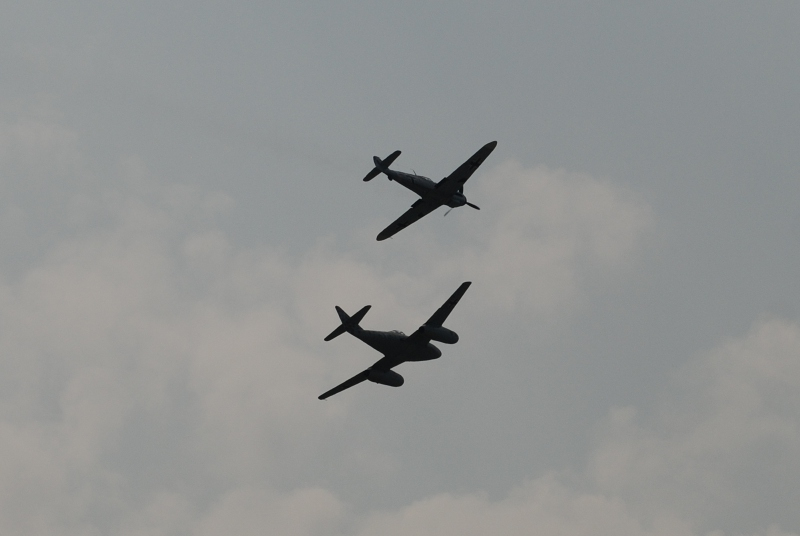
#> input picture Planes/images/samolot07.jpg, 800 x 536 px
$ python test4.py   (older library calls are emulated)
#> lines starting #> are read from the running program, lines starting #| are printed output that depends on the picture; after the words box and inside, x2 and y2 are one past the last pixel; in counts of white or black regions, pixels touching at a corner belong together
import numpy as np
import cv2
from matplotlib import pyplot as plt

im = cv2.imread('./images/samolot07.jpg')
#> im is the input picture: shape (536, 800, 3); mean B, G, R 146.8, 147.6, 145.6

imgray = cv2.cvtColor(im, cv2.COLOR_BGR2GRAY)

ret, thresh = cv2.threshold(imgray, 127, 255, 0)
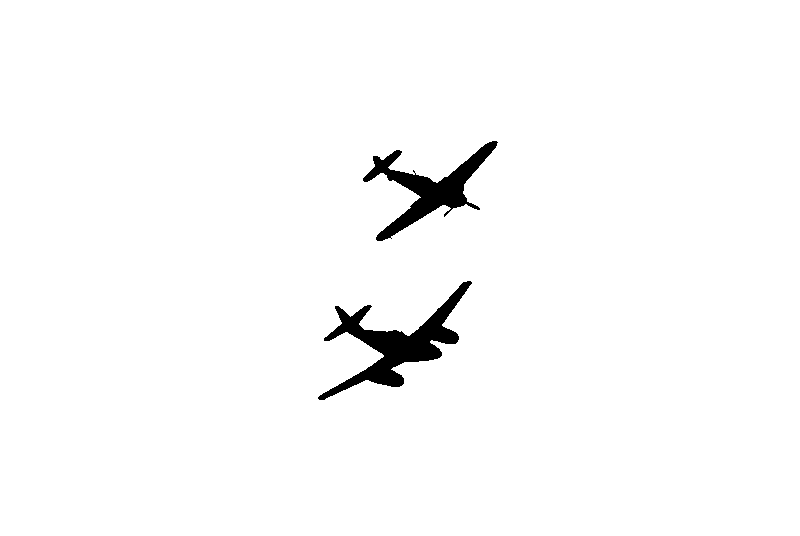
#> thresh: shape (536, 800); 98% white; 2 black regions

im2, contours, hierarchy = cv2.findContours(thresh, cv2.RETR_TREE, cv2.CHAIN_APPROX_SIMPLE)
#> contours = 5 contours, 2 with area under 20; largest, box (x1, y1, x2, y2) and area: (0, 0, 800, 536) 427465, (317, 280, 473, 401) 5130, (362, 140, 499, 242) 3898

im2 = cv2.drawContours(im2, contours, -1, (0,255,0), 3)
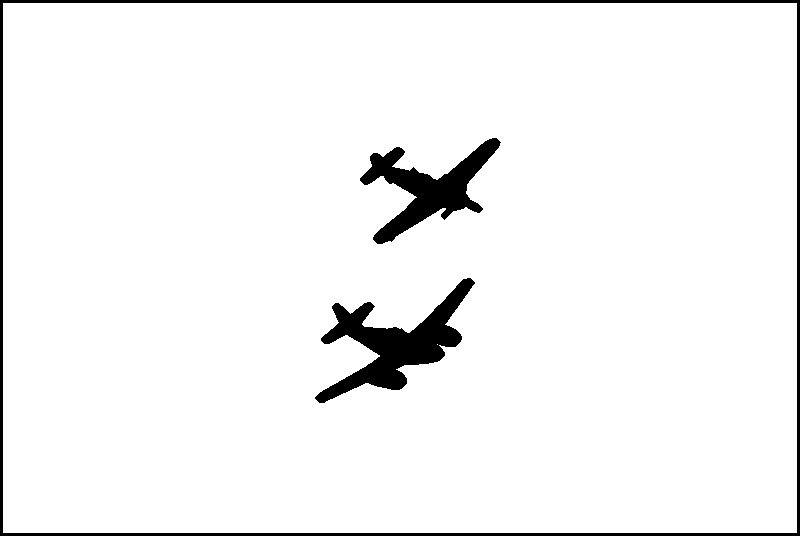
#> im2: shape (536, 800); 95.4% white; 3 black regions, box (x1, y1, x2, y2) and area: (0, 0, 800, 536) 7980, (315, 278, 475, 403) 6643, (360, 138, 501, 244) 5140

im2 = im2

#> (the run stopped early here; a loop or call above may not have finished)

$ run again, with Planes/images/samolot00.jpg copied over Planes/images/samolot07.jpg
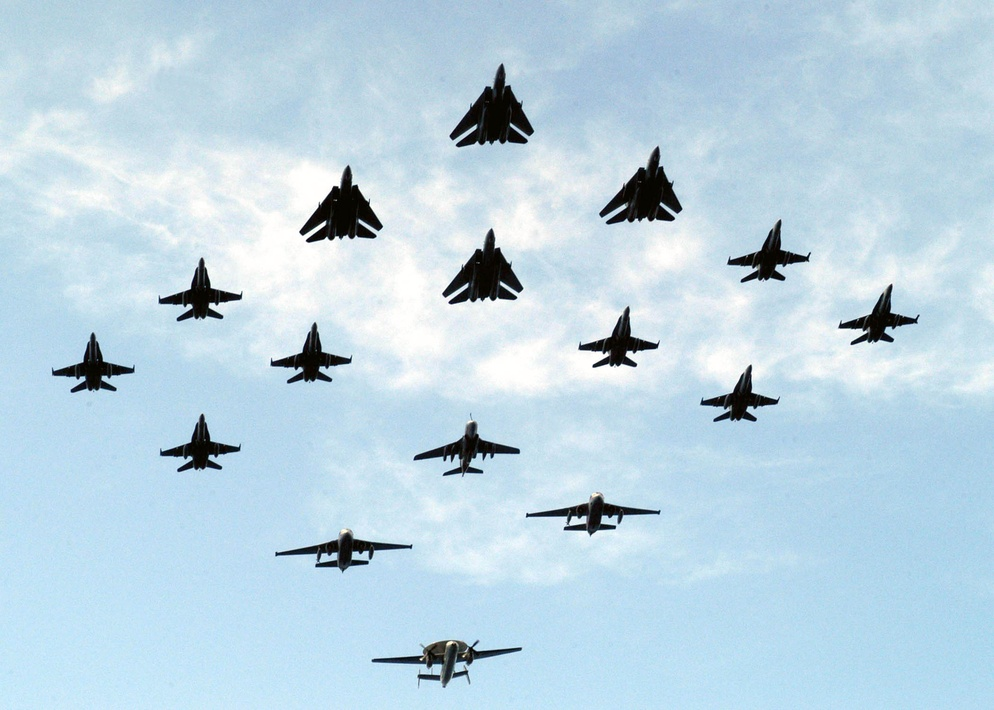
#> input picture Planes/images/samolot00.jpg, 994 x 710 px, shrunk from 2100 x 1500 before the run
#> im is the input picture: shape (710, 994, 3); mean B, G, R 226.9, 212.9, 188.3
#> `ret, thresh = cv2.threshold(imgray, 127, 255, 0)`:
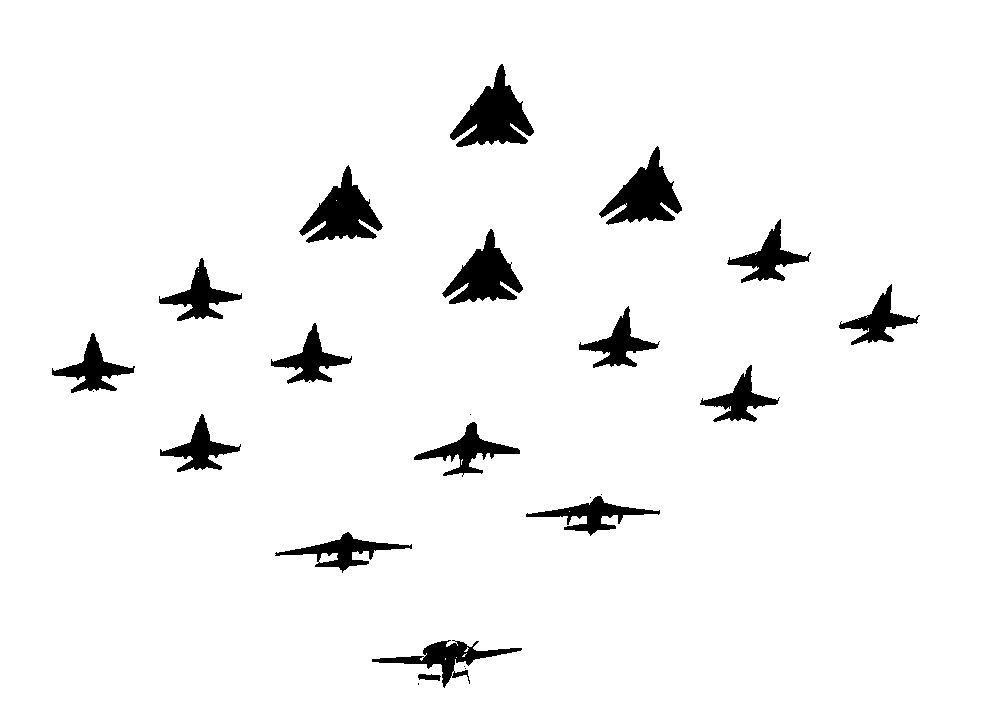
#> thresh: shape (710, 994); 95.5% white; 25 black regions (8 under 20 px)
#> contours = 45 contours, 26 with area under 20; largest, box (x1, y1, x2, y2) and area: (0, 0, 994, 710) 704037, (449, 63, 535, 148) 3483, (598, 145, 683, 226) 3133, (298, 164, 384, 244) 3126, (441, 228, 524, 305) 2974
#> `im2 = cv2.drawContours(im2, contours, -1, (0,255,0), 3)`:
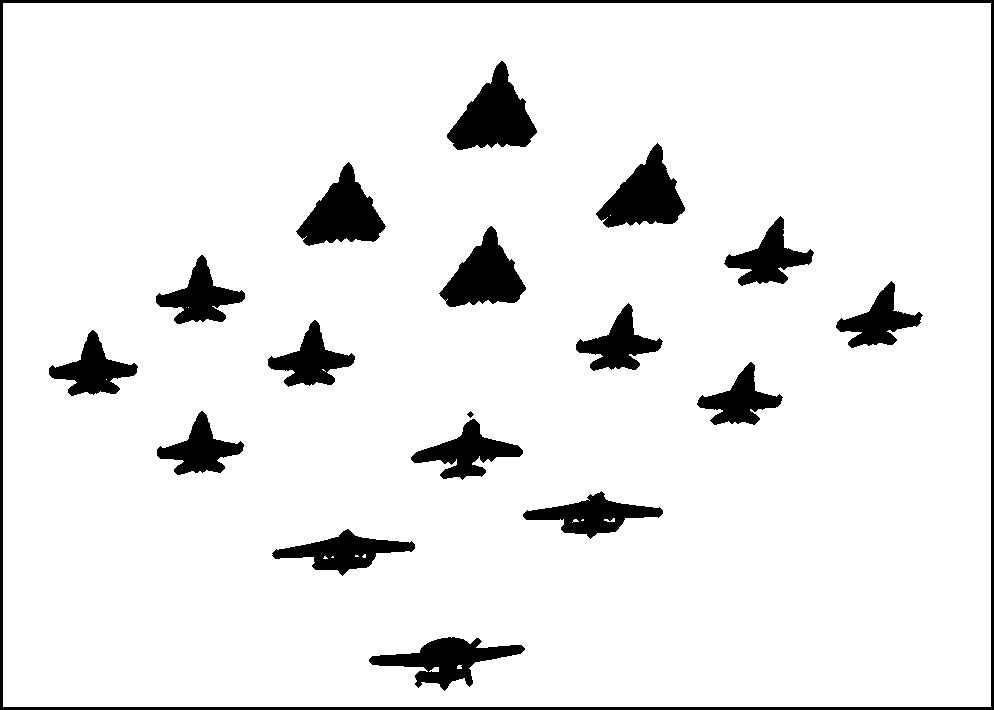
#> im2: shape (710, 994); 91.8% white; 18 black regions, largest, box (x1, y1, x2, y2) and area: (0, 0, 994, 710) 10188, (447, 61, 537, 150) 4278, (596, 143, 685, 228) 3904

$ run again, with Planes/images/samolot01.jpg copied over Planes/images/samolot07.jpg
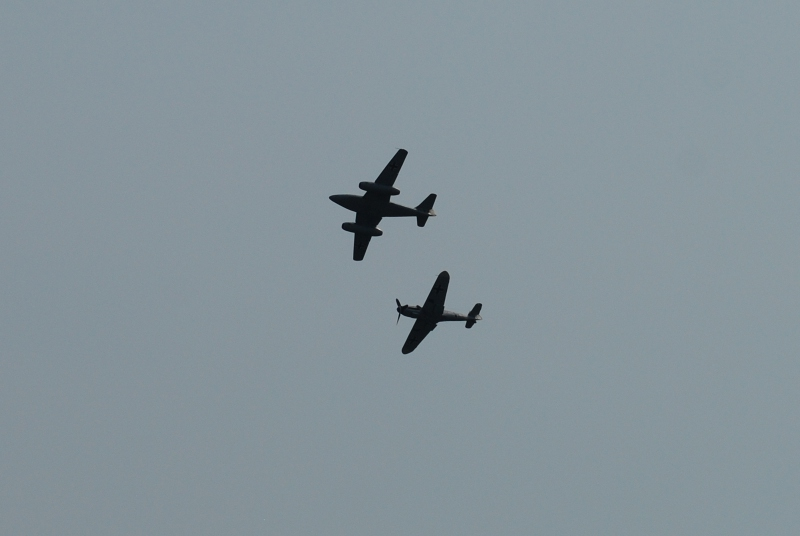
#> input picture Planes/images/samolot01.jpg, 800 x 536 px
#> im is the input picture: shape (536, 800, 3); mean B, G, R 154.8, 147.7, 133.8
#> `ret, thresh = cv2.threshold(imgray, 127, 255, 0)`:
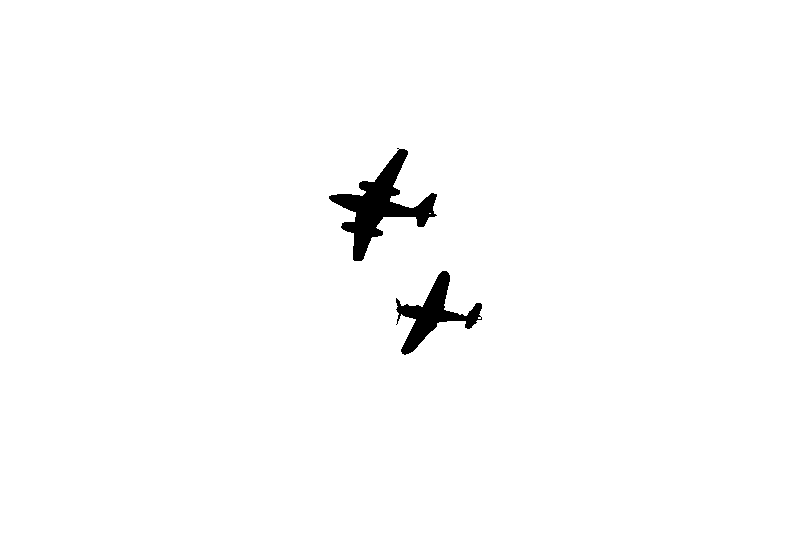
#> thresh: shape (536, 800); 98.6% white; 2 black regions
#> contours = 6 contours, 3 with area under 20; largest, box (x1, y1, x2, y2) and area: (0, 0, 800, 536) 427465, (328, 148, 438, 262) 3991, (395, 270, 483, 356) 2438
#> `im2 = cv2.drawContours(im2, contours, -1, (0,255,0), 3)`:
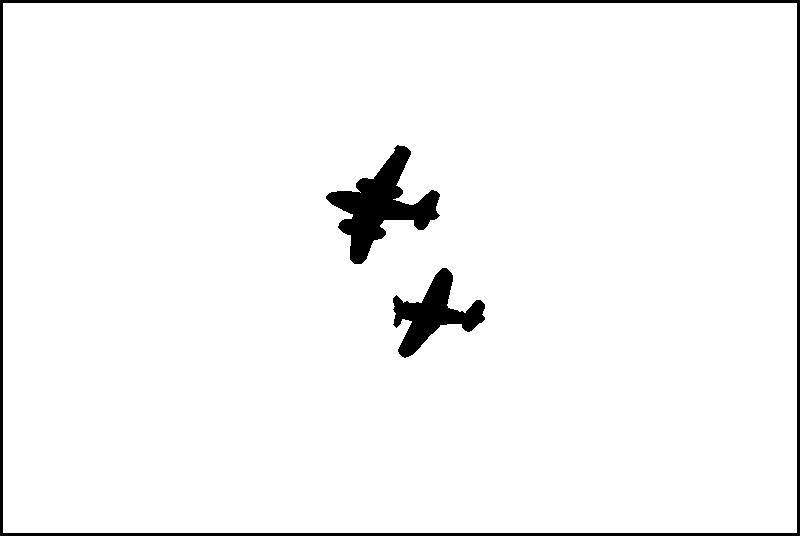
#> im2: shape (536, 800); 96.2% white; 3 black regions, box (x1, y1, x2, y2) and area: (0, 0, 800, 536) 7980, (326, 145, 440, 264) 5133, (393, 268, 485, 358) 3305

$ run again, with Planes/images/samolot02.jpg copied over Planes/images/samolot07.jpg
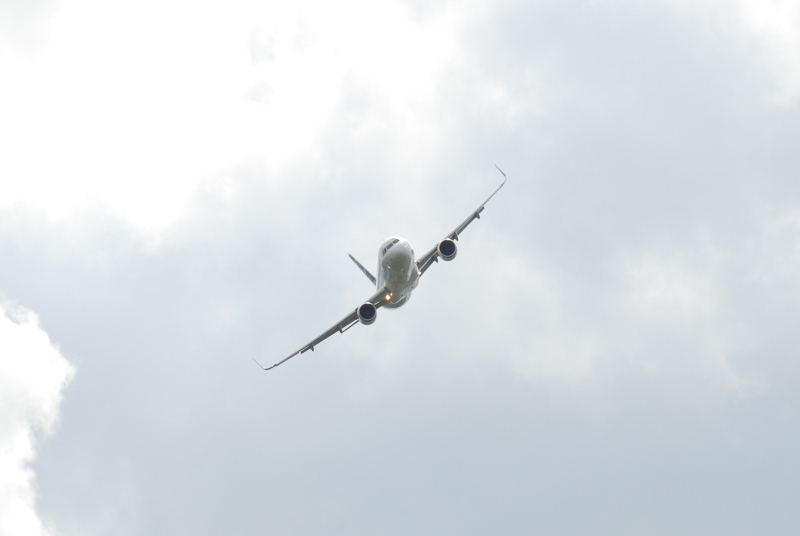
#> input picture Planes/images/samolot02.jpg, 800 x 536 px
#> im is the input picture: shape (536, 800, 3); mean B, G, R 230.5, 225.9, 220.1
#> `ret, thresh = cv2.threshold(imgray, 127, 255, 0)`:
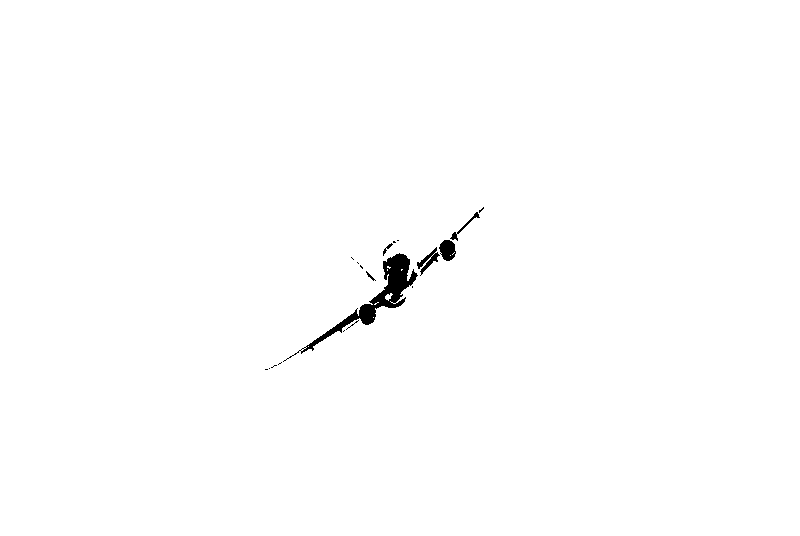
#> thresh: shape (536, 800); 99.4% white; 19 black regions (13 under 20 px)
#> contours = 63 contours, 52 with area under 20; largest, box (x1, y1, x2, y2) and area: (0, 0, 800, 536) 427465, (300, 252, 419, 355) 2174, (438, 239, 457, 262) 290, (419, 251, 441, 276) 138, (416, 246, 438, 270) 122
#> `im2 = cv2.drawContours(im2, contours, -1, (0,255,0), 3)`:
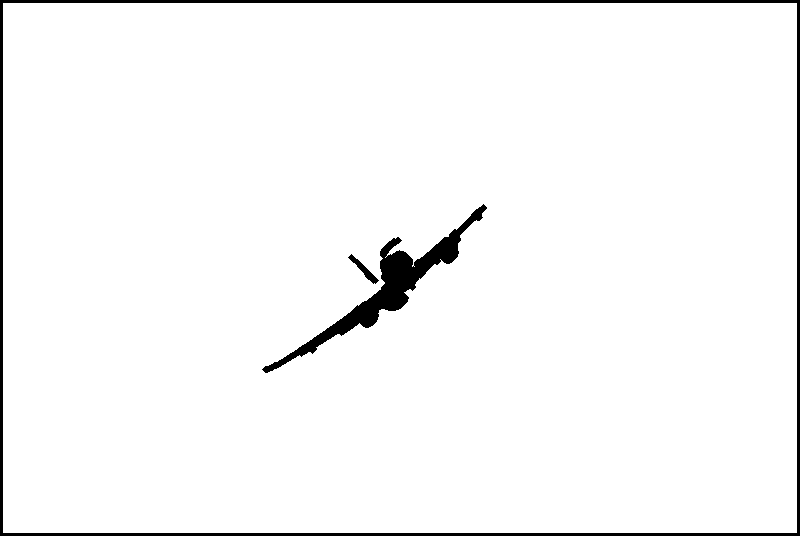
#> im2: shape (536, 800); 97% white; 3 black regions, box (x1, y1, x2, y2) and area: (0, 0, 800, 536) 7980, (262, 204, 487, 373) 4783, (348, 254, 379, 284) 221
